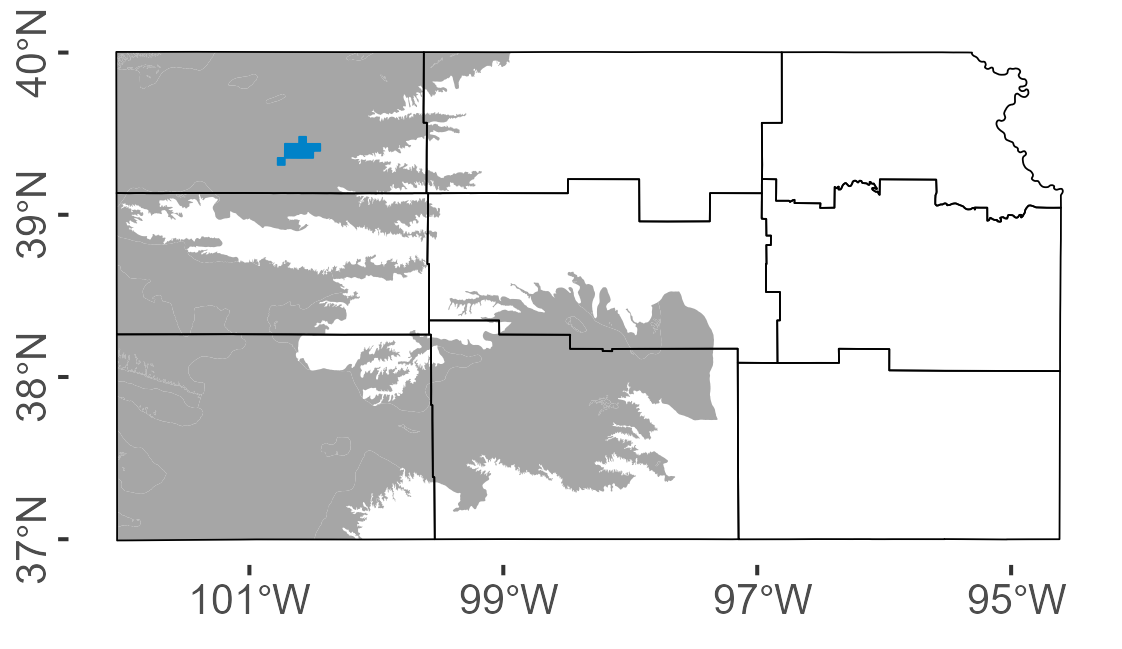

The R source for this figure:
## Map-FieldsByRegion.R
# Create a map of the number of fields within each climate/ag division in Kansas.
#  Regions by number: https://www.cpc.ncep.noaa.gov/products/analysis_monitoring/regional_monitoring/CLIM_DIVS/kansas.gif
#  Regions by geography: https://www.researchgate.net/publication/29867655/figure/fig4/AS:650032302792722@1531991186327/Kansas-Agricultural-Statistics-Districts-Map.png

source(file.path("code", "paths+packages.R"))

# load state and field boundaries
sf_divisions <- 
  st_read("C:/Users/s947z036/OneDrive - University of Kansas/GIS_GeneralFiles/AdministrativeBoundaries/US_AgReportingRegions/us48_asdfips_15sep14.shp") |> 
  subset(STATE == "KS")
sf_state <- st_read(file.path("data", "Tiger2010_Census_State.shp"))
sf_lema <- sf::st_read(file.path("data", "SD6_outline.gpkg"))
sf_hpa <- st_read(file.path("data", "High_Plains_Aquifer_Extent.shp"))

# add region character to ag divisions
sf_divisions$Region <- c("NW", "WC", "SW", "NC", "C", "SC", "NE", "EC", "SE")

# get number of fields in each region
dir_farm_data <- "G:/.shortcut-targets-by-id/1fM3-4oKs6lEiTg-VQECNObDmlw9jVdX3/EGGS/NASA OpenET/data/field-specific water use"
df_all <- read_csv(file.path(dir_farm_data, "FieldData_AllFieldsCompiled-Annual.csv")) |> 
  mutate(Region = str_sub(FieldID, 1, 2))

# LUMP NB FIELDS IN WITH NW
df_all$Region[df_all$FieldID == "NB1"] <- "NW"

df_countByRegion <- df_all |> 
  group_by(Region) |> 
  summarize(FieldYears = n())

# create labels
sf_divLabels <-
  sf_divisions |> 
  subset(Region %in% df_countByRegion$Region) |> 
  left_join(df_countByRegion, by = "Region")
sf_divLabels$LabelLong <- paste0(sf_divLabels$Region, "\n(", sf_divLabels$FieldYears, " field-years)")
sf_divLabels$LabelShort <- paste0(sf_divLabels$Region, " (", sf_divLabels$FieldYears, ")")

# plot - add annotations in InkScape
ggplot() +
  geom_sf(data = sf_hpa, color = NA, fill = col.gray) +
  geom_sf(data = sf_divisions, color = "black", fill = NA) +
  #geom_sf_text(data = sf_divLabels, aes(label = LabelShort), nudge_y = 0.1) +
  geom_sf(data = sf_lema, fill = col.cat.blu, color = col.cat.blu) +
  scale_x_continuous(breaks = seq(-101, -95, 2)) +
  scale_y_continuous(breaks = seq(37, 40, 1)) +
  theme(axis.title = element_blank(),
        axis.text.y = element_text(angle = 90, hjust = 0.5),
        panel.border = element_blank())
ggsave(file.path("figures+tables", "Fig1_Map-FieldsByRegion.png"),
       width = 95, height = 55, units = "mm")
ggsave(file.path("figures+tables", "Fig1_Map-FieldsByRegion.pdf"),
       width = 95, height = 55, units = "mm", device = cairo_pdf)
